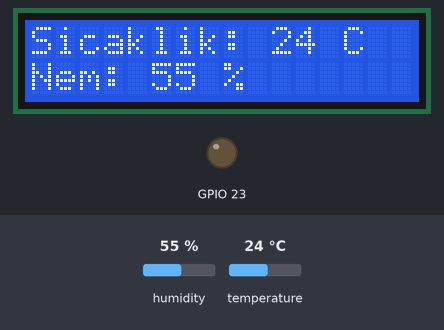
Recording of a program running on a simulated Raspberry Pi (BCM pin numbers). Shown: 16×2 character LCD, output pins drawn as LEDs (lit = HIGH). The inputs (shaded band) are chosen by the test bench; at power-on: humidity 55 %, temperature 24 °C. Pins used as bus, display or sensor lines are not drawn.

Above: at 2.1 s.
2.2 s: humidity set to 22 %
At 7.1 s:
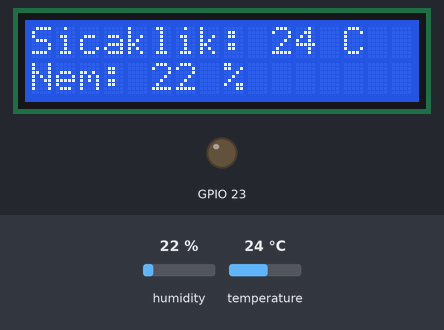
10.5 s: humidity set to 19 %
At 18.1 s:
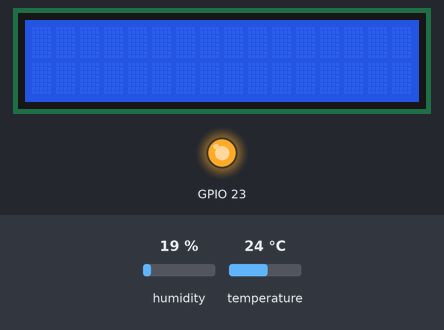
18.8 s: temperature set to 12 °C
At 23.0 s:
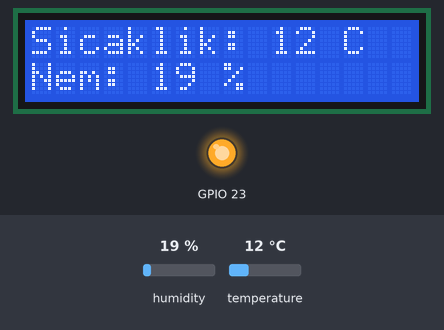
27.1 s: temperature set to 19 °C
At 32.1 s:
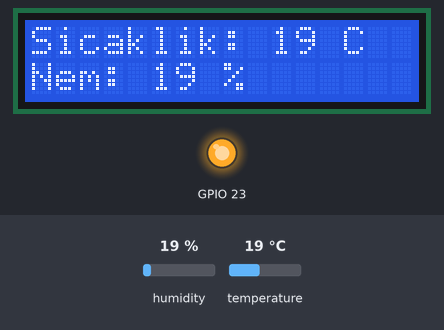
Timing chart, 0 to 33.6 s (numbered marks = the images above; inputs shaded):
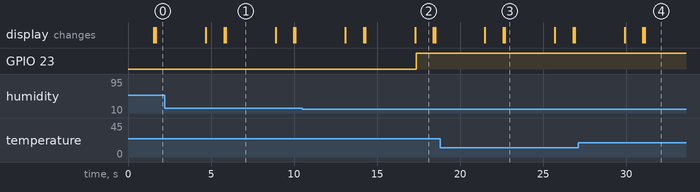

Measured:
- the behaviour switches between 21 and 20 % on humidity (found by bisection; images 1 and 2)
- after the input at 10.5 s, GPIO 23: LOW → HIGH after 6.8 s
- what the display in image 1 shows lasts 3.0 s, from 5.9 s to 8.9 s
- what the display in image 2 shows lasts 1.1 s, from 17.3 s to 18.4 s

The program:

Proje.py
```python
# -*- coding: utf-8 -*-
import RPi.GPIO as GPIO
import Adafruit_DHT
import time
import datetime

humidity, temperature = Adafruit_DHT.read_retry(Adafruit_DHT.DHT11, 4)


while True:
    if humidity <= 20:
        GPIO.setmode(GPIO.BCM)#Rasp uzerindeki BCM numaralandirmalari gecerli yapildi
        GPIO.setwarnings(False)
        GPIO.setup(23, GPIO.OUT)#23 nolu pin ile +3.3v cikis verildi

        GPIO.output(23,True)#23 nolu pini aktif hale getirildi.

        humidity, temperature = Adafruit_DHT.read_retry(Adafruit_DHT.DHT11, 4) # Sicaklik ve nem degerleri

    else:
        GPIO.setmode(GPIO.BCM)
        GPIO.setwarnings(False)
        GPIO.setup(23, GPIO.OUT)#23 nolu pini +3.3v cikis verdik
        GPIO.output(23,False)#23 nolu pini 0v'a dusurduk.

        humidity, temperature = Adafruit_DHT.read_retry(Adafruit_DHT.DHT11, 4)

    time.sleep(0.5)


    # LCD için kullanýlacak GPIO pinleri planlandý
    LCD_RS = 26
    LCD_E  = 19
    LCD_D4 = 13
    LCD_D5 = 6
    LCD_D6 = 5
    LCD_D7 = 11

    # LCD cihazinin
    LCD_WIDTH = 16    # LCD'nin her satýrý için max karakter sayýsý
    LCD_CHR = True    # LCD'nin ýþýklarý açýldý
    LCD_CMD = False   # LCD komut modu kapatýldý

    LCD_LINE_1 = 0x80 # 1. satýr için LCD RAM adresi
    LCD_LINE_2 = 0xC0 # 2. satýr için LCD RAM adresi

    # Zamanlama sabitleri
    E_PULSE = 0.0005 # Darbe zamaný
    E_DELAY = 0.0005 # Gecikme zamaný

    def main():
      # Main program block
      GPIO.setwarnings(False)
      GPIO.setmode(GPIO.BCM)       # BCM numaralarý kullanýldý
      GPIO.setup(LCD_E, GPIO.OUT)  # E
      GPIO.setup(LCD_RS, GPIO.OUT) # RS
      GPIO.setup(LCD_D4, GPIO.OUT) # DB4
      GPIO.setup(LCD_D5, GPIO.OUT) # DB5
      GPIO.setup(LCD_D6, GPIO.OUT) # DB6
      GPIO.setup(LCD_D7, GPIO.OUT) # DB7

      # Ekraný baþlatacak metodunu çalýþtýr
      lcd_init()


      # Send some test
      lcd_string("Sicaklik: %d C" % temperature,LCD_LINE_1)
      lcd_string("Nem: %d %%" % humidity,LCD_LINE_2)

      time.sleep(3) # 3 second delay


    def lcd_init():
      # Ekran baþlatýldý
      lcd_byte(0x33,LCD_CMD) # 110011 Baþlatýldý
      lcd_byte(0x32,LCD_CMD) # 110010 Baþlatýldý
      lcd_byte(0x06,LCD_CMD) # 000110 Sürgünün hareket yönü
      lcd_byte(0x0C,LCD_CMD) # 001100 Ekran açýk, Sürgü kapatýldý, Yanýp Sönüyor
      lcd_byte(0x28,LCD_CMD) # 101000 Veri uzunluðu, satýr sayýsý, yazý tipi boyutu
      lcd_byte(0x01,LCD_CMD) # 000001 Ekran temizleme
      time.sleep(E_DELAY)

    def lcd_byte(bits, mode):
      # Data pinlerine bit gönderme
      # bits = data
      # mode = True karakter için
      #        False komut için

      GPIO.output(LCD_RS, mode) # RS

      # Yüksek bitler
      GPIO.output(LCD_D4, False)
      GPIO.output(LCD_D5, False)
      GPIO.output(LCD_D6, False)
      GPIO.output(LCD_D7, False)
      if bits&0x10==0x10:
        GPIO.output(LCD_D4, True)
      if bits&0x20==0x20:
        GPIO.output(LCD_D5, True)
      if bits&0x40==0x40:
        GPIO.output(LCD_D6, True)
      if bits&0x80==0x80:
        GPIO.output(LCD_D7, True)

      # 'Enable' pinini deðiþtirme metodunu çalýþtýr
      lcd_toggle_enable()

      # Düþük bitler
      GPIO.output(LCD_D4, False)
      GPIO.output(LCD_D5, False)
      GPIO.output(LCD_D6, False)
      GPIO.output(LCD_D7, False)
      if bits&0x01==0x01:
        GPIO.output(LCD_D4, True)
      if bits&0x02==0x02:
        GPIO.output(LCD_D5, True)
      if bits&0x04==0x04:
        GPIO.output(LCD_D6, True)
      if bits&0x08==0x08:
        GPIO.output(LCD_D7, True)

      # 'Enable' pinini deðiþtirme metodunu çalýþtýr
      lcd_toggle_enable()

    def lcd_toggle_enable():
      # Geçiþi etkinleþtirme
      time.sleep(E_DELAY)
      GPIO.output(LCD_E, True)
      time.sleep(E_PULSE)
      GPIO.output(LCD_E, False)
      time.sleep(E_DELAY)

    def lcd_string(message,line):
        # Görüntülenecek mesajý gönder

        message = message.ljust(LCD_WIDTH," ")

        lcd_byte(line, LCD_CMD)

        for i in range(LCD_WIDTH):
            lcd_byte(ord(message[i]),LCD_CHR)

    if __name__ == '__main__':

        try:
            main()
        except KeyboardInterrupt: #Klavye kesilmesi dýþýnda
          pass
        finally:
            lcd_byte(0x01, LCD_CMD)
            lcd_string("",LCD_LINE_1)
            GPIO.cleanup()
```
